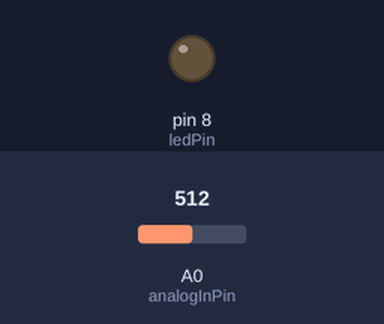
This sketch was run on a simulated Arduino Uno, built with avr-gcc and run on an emulated ATmega328P. Shown: output pins drawn as LEDs (lit = HIGH). Inputs (shaded band) come from the test bench; at power-on: A0 (analogInPin) = 512. What the sketch prints to the serial monitor is not drawn.

Above: at 1.2 s.
1.3 s: A0 (analogInPin) set to 0
At 1.7 s:
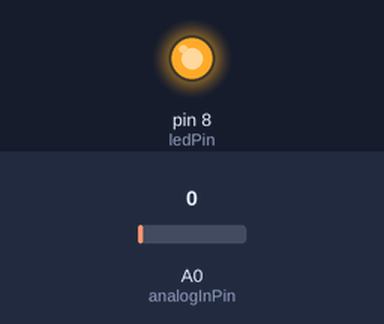
2.8 s: A0 (analogInPin) set to 122
At 4.1 s:
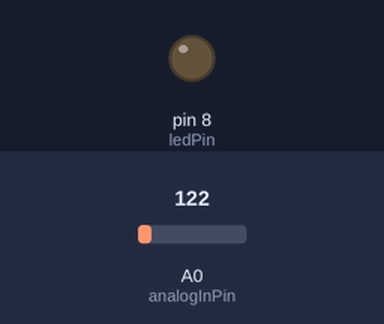
Timing chart, 0 to 5.8 s (numbered marks = the images above; inputs shaded):
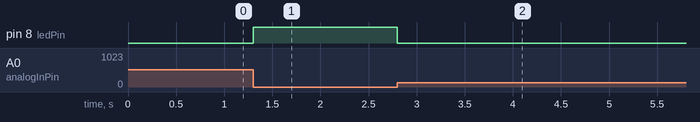

Measured:
- after the input at 1.3 s, pin 8 (ledPin): LOW → HIGH at once
- after the input at 2.8 s, pin 8 (ledPin): HIGH → LOW at once

The sketch:

streetlight.ino
```cpp
const int analogInPin = A0;
const int ledPin = 8;

int sensor = 0;

void setup() {
  pinMode(ledPin, OUTPUT);
  Serial.begin(9600);
}

void loop() {
  sensor =analogRead(analogInPin);

  if(sensor != 0){
    digitalWrite(ledPin,LOW);
  }
  else
    digitalWrite(ledPin,HIGH);

  Serial.print(sensor);

}
```
